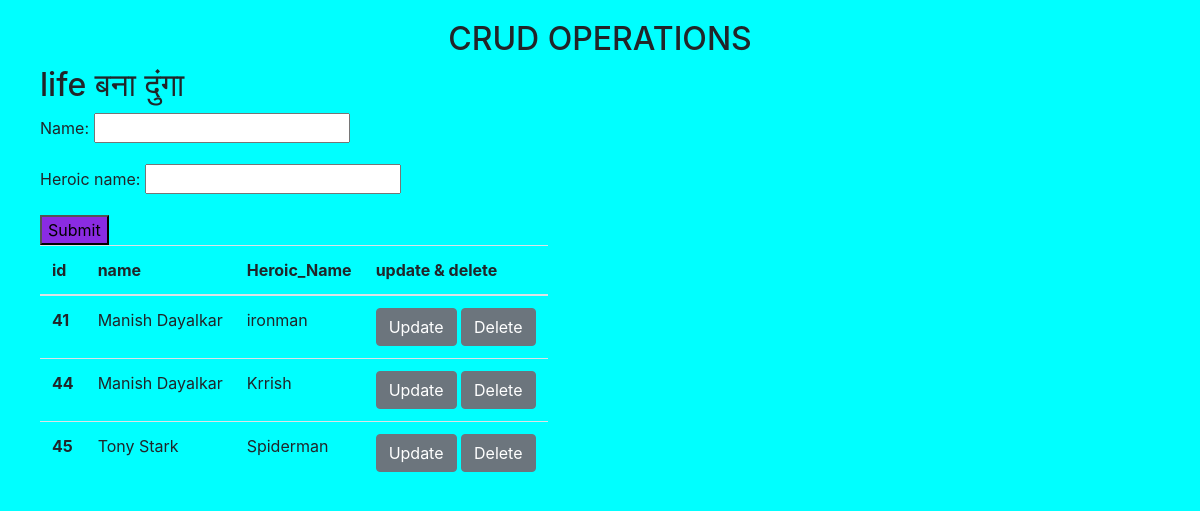
/core/, run on an earlier commit of the app's database.
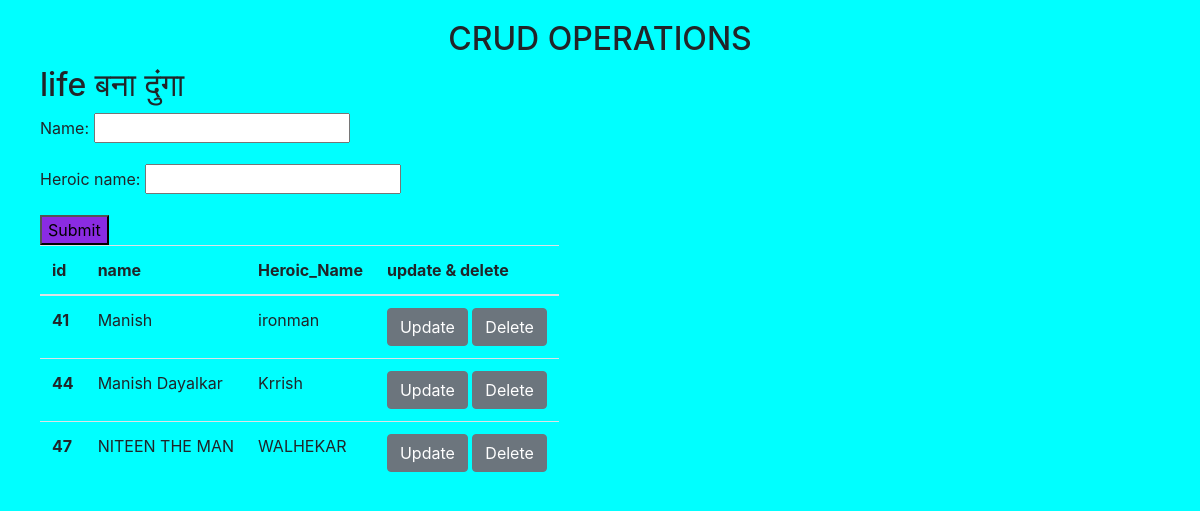
And on a later commit of the database.
### core/models.py (models this page shows)
class CrudModel(models.Model):
    name=models.CharField(max_length=50)
    heroic_name=models.CharField(max_length=50)

### core/views.py (the view)
# urls.py: path('core/',views.core),
def core(request):
    if request.method=='POST':
        crud=CrudForm(request.POST)
        if crud.is_valid():
            crud.save()
        cm=CrudModel.objects.all()
        cd=CrudForm()
    else:
       cm=CrudModel.objects.all()
       cd=CrudForm()
    return render(request,'core/core.html',{'cd':cd,'cm':cm})

### core/forms.py
class CrudForm(forms.ModelForm):
    class Meta:
        model=CrudModel
        fields=['name','heroic_name']

### core/templates/core/core.html (shortened to what this page needs)
<!DOCTYPE html>
{% load static %}
<html lang="en">
<head>
    <link rel="stylesheet" href="{% static 'core/css/bootstrap.min.css' %}">
    <link rel="stylesheet" href="{% static 'core/css/style.css' %}">
</head>
<body>
    <h2 class='crud'> CRUD OPERATIONS </h2>
    <div class="form">
        <h2>life बना दुंगा </h2>
        <form action="" method="POST" novalidate>
            <div class="input">
                {{cd.as_p}}
                <input type="submit" class="submit">
            </div>
            <div class="table">
                <table class="">
                    <thead>
                      <tr>
                        <th scope="col">id</th>
                        <th scope="col">name</th>
                        <th scope="col">Heroic_Name</th>
                        <th scope="col">update & delete</th>
                      </tr>
                    </thead>
                    <tbody>
                      {% for i in cm %}
                      <tr>
                        <th scope="row">{{i.id}}</th>
                        <td>{{i.name}}</td>
                        <td>{{i.heroic_name}}</td>
                        <td>
                          <a href="{% url 'update' i.id %}" class="btn btn-secondary">Update</a>
                          <form action="{% url 'delete' i.id %}" method="POST" class="d-inline">
                            <input type="submit" class="btn btn-secondary" value="Delete">
                          </form>
                        </td>
                      </tr>
                      {% endfor %}
                    </tbody>
                </table>
            </div>
        </form>
    </div>
</body>
</html>

What changed in the data, as far as the page shows it:
removed CrudModel: id "45", name "Tony Stark", heroic_name "Spiderman"
changed CrudModel "ironman": name "Manish Dayalkar" → "Manish"
added CrudModel: id "47", name "NITEEN THE MAN", heroic_name "WALHEKAR"
